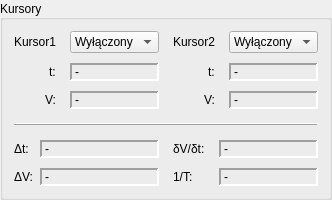
             <widget class="QGroupBox" name="Cursor_settings">
              <property name="contextMenuPolicy">
               <enum>Qt::DefaultContextMenu</enum>
              </property>
              <property name="title">
               <string>Kursory</string>
              </property>
              <property name="alignment">
               <set>Qt::AlignLeading|Qt::AlignLeft|Qt::AlignVCenter</set>
              </property>
              <property name="flat">
               <bool>false</bool>
              </property>
              <layout class="QVBoxLayout" name="verticalLayout" stretch="0,1,0">
               <property name="spacing">
                <number>14</number>
               </property>
               <item>
                <layout class="QHBoxLayout" name="horizontalLayout_4" stretch="1,1">
                 <property name="sizeConstraint">
                  <enum>QLayout::SetMaximumSize</enum>
                 </property>
                 <item>
                  <layout class="QFormLayout" name="formLayout_9">
                   <property name="fieldGrowthPolicy">
                    <enum>QFormLayout::AllNonFixedFieldsGrow</enum>
                   </property>
                   <property name="labelAlignment">
                    <set>Qt::AlignRight|Qt::AlignTrailing|Qt::AlignVCenter</set>
                   </property>
                   <property name="formAlignment">
                    <set>Qt::AlignLeading|Qt::AlignLeft|Qt::AlignVCenter</set>
                   </property>
                   <property name="verticalSpacing">
                    <number>10</number>
                   </property>
                   <item row="0" column="1">
                    <widget class="QComboBox" name="Cursor1_ComboBox">
                     <item>
                      <property name="text">
                       <string>Wyłączony</string>
                      </property>
                     </item>
                     <item>
                      <property name="text">
                       <string>CH1</string>
                      </property>
                     </item>
                     <item>
                      <property name="text">
                       <string>CH2</string>
                      </property>
                     </item>
                    </widget>
                   </item>
                   <item row="1" column="0">
                    <widget class="QLabel" name="label_12">
                     <property name="text">
                      <string>t:</string>
                     </property>
                    </widget>
                   </item>
                   <item row="1" column="1">
                    <widget class="QLabel" name="Cursor1_timeLabel">
                     <property name="sizePolicy">
                      <sizepolicy hsizetype="Expanding" vsizetype="Preferred">
                       <horstretch>0</horstretch>
                       <verstretch>0</verstretch>
                      </sizepolicy>
                     </property>
                     <property name="minimumSize">
                      <size>
                       <width>74</width>
                       <height>0</height>
                      </size>
                     </property>
                     <property name="frameShape">
                      <enum>QFrame::Panel</enum>
                     </property>
                     <property name="frameShadow">
                      <enum>QFrame::Sunken</enum>
                     </property>
                     <property name="lineWidth">
                      <number>2</number>
                     </property>
                     <property name="midLineWidth">
                      <number>1</number>
                     </property>
                     <property name="text">
                      <string>-</string>
                     </property>
                     <property name="wordWrap">
                      <bool>false</bool>
                     </property>
                    </widget>
                   </item>
                   <item row="2" column="0">
                    <widget class="QLabel" name="label_13">
                     <property name="text">
                      <string>V:</string>
                     </property>
                    </widget>
                   </item>
                   <item row="2" column="1">
                    <widget class="QLabel" name="Cursor1_valueLabel">
                     <property name="sizePolicy">
                      <sizepolicy hsizetype="Expanding" vsizetype="Preferred">
                       <horstretch>0</horstretch>
                       <verstretch>0</verstretch>
                      </sizepolicy>
                     </property>
                     <property name="minimumSize">
                      <size>
                       <width>74</width>
                       <height>0</height>
                      </size>
                     </property>
                     <property name="frameShape">
                      <enum>QFrame::Panel</enum>
                     </property>
                     <property name="frameShadow">
                      <enum>QFrame::Sunken</enum>
                     </property>
                     <property name="lineWidth">
                      <number>2</number>
                     </property>
                     <property name="midLineWidth">
                      <number>-1</number>
                     </property>
                     <property name="text">
                      <string>-</string>
                     </property>
                     <property name="wordWrap">
                      <bool>false</bool>
                     </property>
                    </widget>
                   </item>
                   <item row="0" column="0">
                    <widget class="QLabel" name="label_11">
                     <property name="text">
                      <string>Kursor1</string>
                     </property>
                    </widget>
                   </item>
                  </layout>
                 </item>
                 <item>
                  <layout class="QFormLayout" name="formLayout_10">
                   <property name="labelAlignment">
                    <set>Qt::AlignRight|Qt::AlignTrailing|Qt::AlignVCenter</set>
                   </property>
                   <property name="formAlignment">
                    <set>Qt::AlignLeading|Qt::AlignLeft|Qt::AlignVCenter</set>
                   </property>
                   <property name="verticalSpacing">
                    <number>10</number>
                   </property>
                   <item row="0" column="0">
                    <widget class="QLabel" name="label_16">
                     <property name="text">
                      <string>Kursor2</string>
                     </property>
                    </widget>
                   </item>
                   <item row="0" column="1">
                    <widget class="QComboBox" name="Cursor2_ComboBox">
                     <item>
                      <property name="text">
                       <string>Wyłączony</string>
                      </property>
                     </item>
                     <item>
                      <property name="text">
                       <string>CH1</string>
                      </property>
                     </item>
                     <item>
                      <property name="text">
                       <string>CH2</string>
                      </property>
                     </item>
                    </widget>
                   </item>
                   <item row="1" column="0">
                    <widget class="QLabel" name="label_17">
                     <property name="text">
                      <string>t:</string>
                     </property>
                    </widget>
                   </item>
                   <item row="1" column="1">
                    <widget class="QLabel" name="Cursor2_timeLabel">
                     <property name="sizePolicy">
                      <sizepolicy hsizetype="Expanding" vsizetype="Preferred">
                       <horstretch>0</horstretch>
                       <verstretch>0</verstretch>
                      </sizepolicy>
                     </property>
                     <property name="minimumSize">
                      <size>
                       <width>83</width>
                       <height>0</height>
                      </size>
                     </property>
                     <property name="frameShape">
                      <enum>QFrame::Panel</enum>
                     </property>
                     <property name="frameShadow">
                      <enum>QFrame::Sunken</enum>
                     </property>
                     <property name="lineWidth">
                      <number>2</number>
                     </property>
                     <property name="midLineWidth">
                      <number>1</number>
                     </property>
                     <property name="text">
                      <string>-</string>
                     </property>
                    </widget>
                   </item>
                   <item row="2" column="0">
                    <widget class="QLabel" name="label_19">
                     <property name="text">
                      <string>V:</string>
                     </property>
                    </widget>
                   </item>
                   <item row="2" column="1">
                    <widget class="QLabel" name="Cursor2_valueLabel">
                     <property name="sizePolicy">
                      <sizepolicy hsizetype="Expanding" vsizetype="Preferred">
                       <horstretch>0</horstretch>
                       <verstretch>0</verstretch>
                      </sizepolicy>
                     </property>
                     <property name="minimumSize">
                      <size>
                       <width>83</width>
                       <height>0</height>
                      </size>
                     </property>
                     <property name="frameShape">
                      <enum>QFrame::Panel</enum>
                     </property>
                     <property name="frameShadow">
                      <enum>QFrame::Sunken</enum>
                     </property>
                     <property name="lineWidth">
                      <number>2</number>
                     </property>
                     <property name="midLineWidth">
                      <number>-1</number>
                     </property>
                     <property name="text">
                      <string>-</string>
                     </property>
                    </widget>
                   </item>
                  </layout>
                 </item>
                </layout>
               </item>
               <item>
                <widget class="Line" name="line">
                 <property name="frameShadow">
                  <enum>QFrame::Raised</enum>
                 </property>
                 <property name="orientation">
                  <enum>Qt::Horizontal</enum>
                 </property>
                </widget>
               </item>
               <item>
                <layout class="QHBoxLayout" name="horizontalLayout_5">
                 <property name="sizeConstraint">
                  <enum>QLayout::SetFixedSize</enum>
                 </property>
                 <item>
                  <layout class="QFormLayout" name="formLayout_11">
                   <property name="horizontalSpacing">
                    <number>7</number>
                   </property>
                   <property name="verticalSpacing">
                    <number>10</number>
                   </property>
                   <item row="0" column="0">
                    <widget class="QLabel" name="label_21">
                     <property name="text">
                      <string>Δt:</string>
                     </property>
                    </widget>
                   </item>
                   <item row="0" column="1">
                    <widget class="QLabel" name="CursorsDeltaTime">
                     <property name="frameShape">
                      <enum>QFrame::Panel</enum>
                     </property>
                     <property name="frameShadow">
                      <enum>QFrame::Sunken</enum>
                     </property>
                     <property name="lineWidth">
                      <number>2</number>
                     </property>
                     <property name="midLineWidth">
                      <number>1</number>
                     </property>
                     <property name="text">
                      <string>-</string>
                     </property>
                    </widget>
                   </item>
                   <item row="1" column="0">
                    <widget class="QLabel" name="label_24">
                     <property name="text">
                      <string>ΔV:</string>
                     </property>
                    </widget>
                   </item>
                   <item row="1" column="1">
                    <widget class="QLabel" name="CursorsDeltaValue">
                     <property name="frameShape">
                      <enum>QFrame::Panel</enum>
                     </property>
                     <property name="frameShadow">
                      <enum>QFrame::Sunken</enum>
                     </property>
                     <property name="lineWidth">
                      <number>2</number>
                     </property>
                     <property name="midLineWidth">
                      <number>1</number>
                     </property>
                     <property name="text">
                      <string>-</string>
                     </property>
                    </widget>
                   </item>
                  </layout>
                 </item>
                 <item>
                  <layout class="QFormLayout" name="formLayout_12">
                   <property name="verticalSpacing">
                    <number>10</number>
                   </property>
                   <item row="0" column="0">
                    <widget class="QLabel" name="label_25">
                     <property name="text">
                      <string>δV/δt:</string>
                     </property>
                    </widget>
                   </item>
                   <item row="0" column="1">
                    <widget class="QLabel" name="CursorsDiff">
                     <property name="frameShape">
                      <enum>QFrame::Panel</enum>
                     </property>
                     <property name="frameShadow">
                      <enum>QFrame::Sunken</enum>
                     </property>
                     <property name="lineWidth">
                      <number>2</number>
                     </property>
                     <property name="midLineWidth">
                      <number>1</number>
                     </property>
                     <property name="text">
                      <string>-</string>
                     </property>
                    </widget>
                   </item>
                   <item row="1" column="0">
                    <widget class="QLabel" name="label_27">
                     <property name="text">
                      <string>1/T:</string>
                     </property>
                    </widget>
                   </item>
                   <item row="1" column="1">
                    <widget class="QLabel" name="CursorsDeltaFreq">
                     <property name="frameShape">
                      <enum>QFrame::Panel</enum>
                     </property>
                     <property name="frameShadow">
                      <enum>QFrame::Sunken</enum>
                     </property>
                     <property name="lineWidth">
                      <number>2</number>
                     </property>
                     <property name="midLineWidth">
                      <number>1</number>
                     </property>
                     <property name="text">
                      <string>-</string>
                     </property>
                    </widget>
                   </item>
                  </layout>
                 </item>
                </layout>
               </item>
              </layout>
             </widget>
